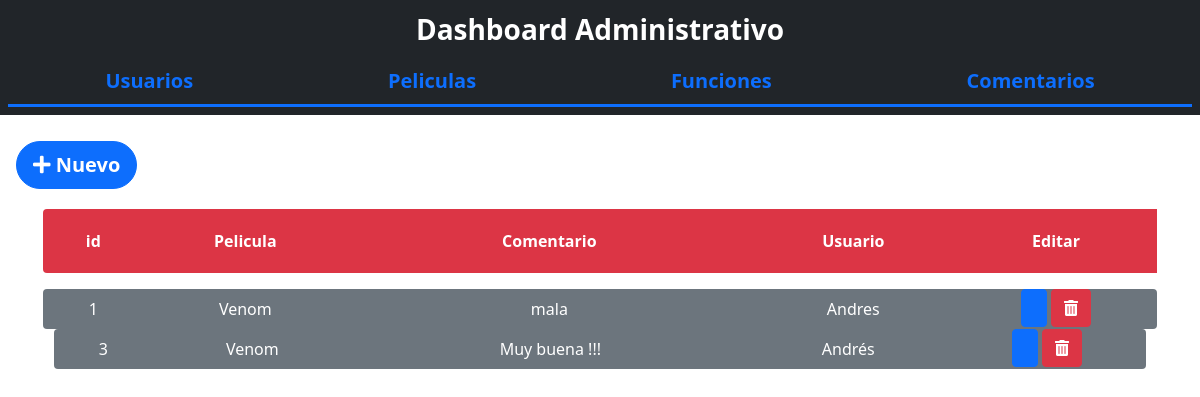
/comentarios/, run on the app's committed database.
### tables this page shows
CREATE TABLE Comentario (id INTEGER PRIMARY KEY NOT NULL, Pelicula TEXT NOT NULL, Comentario TEXT NOT NULL, Usuario TEXT NOT NULL);

### comentarios/__init__.py (the view)
@comentario_blueprint.route('/comentarios/')
def verComentarios():
    comentarios = sql_select_comentarios()
    return render_template('comentarios.html', comentarios=comentarios)

### database/dbComentario.py (called while the page is built)
def sql_connection():
    try:
        con = sqlite3.connect('dataCine.db')
        return con
    except Error as err:
        print(err)

def sql_select_comentarios():
    try:
        sql = "select * from comentario;"
        con = sql_connection()
        cursorObj = con.cursor()
        cursorObj.execute(sql)
        comentarios = cursorObj.fetchall()
        return comentarios
    except Error as err:
        print(err)

### comentarios/templates/comentarios.html (shortened to what this page needs)
{% extends "dashboard.html" %}
{% block item%}
<a class="btn btn-primary btn-lg rounded-pill fw-bold m-3" href="{{ url_for('comentario_blueprint.crearComentario') }}" role="button"><i
        class="fas fa-plus"></i> Nuevo</a>
<div class="lh-lg p-1">
    <div class="d-flex row justify-content-center flex-nowrap bd-highlight mb-3 text-center fw-bolder text-white">
        <div class="col-1 bg-danger py-3 rounded-start">
            <div>id</div>
        </div>
        <div class="col-2 bg-danger py-3">
            <div>Pelicula</div>
        </div>
        <div class="col-4 bg-danger py-3">
            <div>Comentario</div>
        </div>
        <div class="col-2 bg-danger py-3">
            <div>Usuario</div>
        </div>
        <div class="col-2 bg-danger py-3">
            <div>Editar</div>
        </div>
    </div>
    {%for c in comentarios%}
    <div class="row justify-content-center bd-highlight mb-3 text-center text-white" >
        <div class="col-1 bg-secondary lh-lg p-1 rounded-start">
            <div>{{ c[0] }}</div>
        </div>
        <div class="col-2 bg-secondary lh-lg p-1">
            <div>{{ c[1] }}</div>
        </div>
        <div class="col-4 bg-secondary lh-lg p-1">
            <div>{{ c[2] }}</div>
        </div>
        <div class="col-2 bg-secondary lh-lg p-1">
            <div>{{ c[3] }}</div>
        </div>
        <div class="col-2 bg-secondary lh-lg rounded-end">
            <div>
                <a class="btn btn-primary" href="{{ url_for('comentario_blueprint.editarComentario', id=c[0]) }}" role="button">
                </a>
                <a class="btn btn-danger" href="{{ url_for('comentario_blueprint.eliminarComentario', id=c[0]) }}" role="button">
                     <i class="fas fa-trash-alt"></i>
                 </a>
        </div>
    </div>
    {% endfor %}
</div>
{% endblock %}

### data on the page
Comentario: id "1", Pelicula "Venom", Comentario "mala", Usuario "Andres"
Comentario: id "3", Pelicula "Venom", Comentario "Muy buena !!!", Usuario "Andrés"
